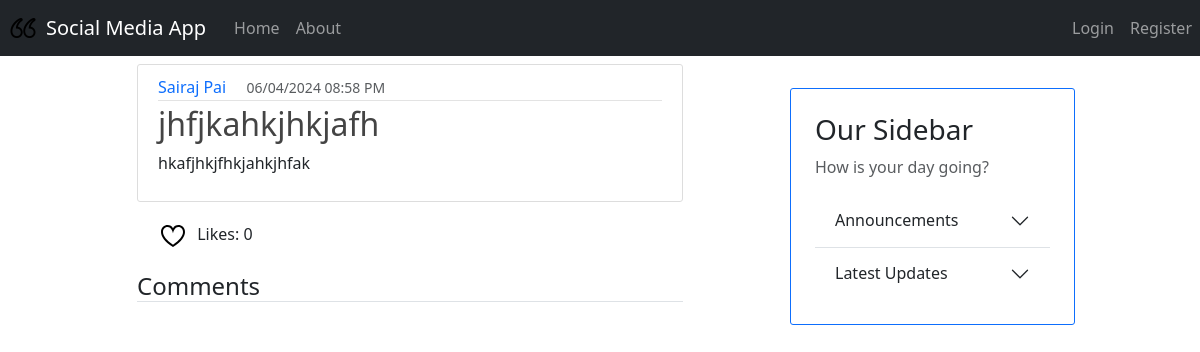
Page /post/10 on the earlier database version.
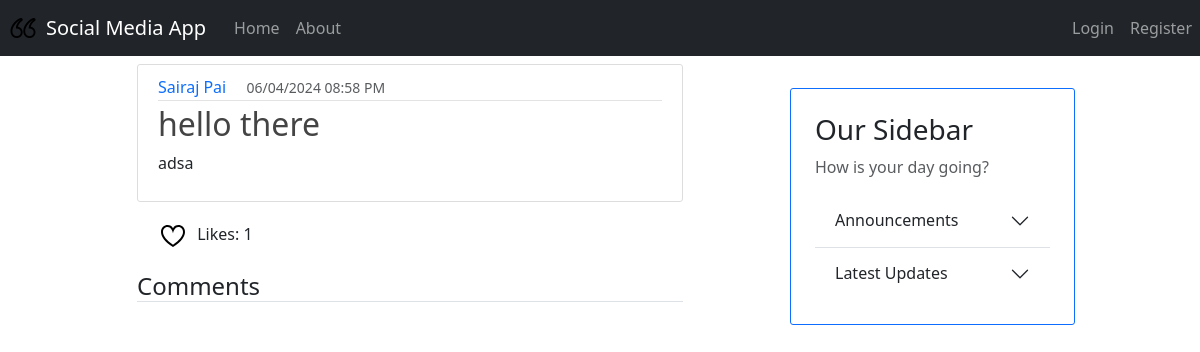
Same page on the later database version.
### models.py (models this page shows, shortened)
class Base(DeclarativeBase): # pylint: disable=too-few-public-methods
    pass

class User(Base, UserMixin): # pylint: disable=too-few-public-methods
    __tablename__ = "user_account"
    username: Mapped[str] = mapped_column(primary_key=True)
    fullname: Mapped[str] = mapped_column(nullable=False)
    email: Mapped[str] = mapped_column(nullable=False, unique=True)
    password: Mapped[str] = mapped_column(nullable=False)
    profile_pic_url: Mapped[Optional[str]] = mapped_column(default="user.png")
    posts: Mapped[List["Posts"]] = relationship(back_populates="owner")

class Posts(Base): # pylint: disable=too-few-public-methods
    __tablename__ = "posts"
    id: Mapped[int] = mapped_column(primary_key=True)
    title: Mapped[str] = mapped_column(nullable=False)
    text: Mapped[str] = mapped_column(nullable=False)
    image: Mapped[Optional[str]] = mapped_column()
    likes: Mapped[List["Likes"]] = relationship(back_populates="post")
    timestamp: Mapped[int] = mapped_column(nullable=False)
    owner_id: Mapped[str] = mapped_column(ForeignKey("user_account.username"))
    owner: Mapped["User"] = relationship(back_populates="posts")
    comments: Mapped[List["Comments"]] = relationship(back_populates="post")
    no_of_likes = column_property(
        select(func.count(Likes.id))
        .where(Likes.liked_post_id == id)
        .scalar_subquery()
    )

### app.py (the view)
@app.route("/post/<int:post_id>", methods=['GET', 'POST'])
def post(post_id):
    post = db.session.execute(db.select(Posts).where(Posts.id == post_id)).scalar_one_or_none()
    tz = timezone("Asia/Kolkata")
    comment = db.session.execute(db.select(Comments).where(id == post_id)).scalars()
    if current_user.is_authenticated:
        has_liked = db.session.execute(select(Likes)
                                       .where(Likes.liked_by_id == current_user.username)
                                       .where(Likes.liked_post_id == post_id)
                                       ).scalar_one_or_none()
        form = CommentForm()
        if form.validate_on_submit() :
            comment = Comments(
                        text=form.text.data,
                        created_by=current_user,
                        post_id = post_id,
                        )
            db.session.add(comment)
            post.comments.append(comment)
            comment.created_by = current_user
            db.session.commit()
            for comment in post.comments:
                print(comment)
            flash('Comment Created!', 'success')
        return render_template('post.html', post=post,datetime=datetime,comments=post.comments,form=form,tz=tz, has_liked=has_liked)
    else:
        return render_template('post.html', post=post,datetime=datetime,comments=post.comments,form=None,tz=tz)

### templates/post.html (shortened to what this page needs)
{% extends "layout.html" %}
{% block content %}
<article class="media content-section">
    <div class="media-body">
        <div class="article-metadata">
            <a class="text-decoration-none me-3" href="#">{{ post.owner.fullname }}</a>
              <small class="text-muted">{{ datetime.fromtimestamp(post.timestamp, tz=tz).strftime('%d/%m/%Y %I:%M %p') }}</small>
        </div>
            <h2 class="article-title">{{ post.title }}</h2>
            <p class="article-content">{{ post.text }}</p>
    </div>
</article>
    <div class="mt-2 mb-4 ms-4">
        <div class="button" onclick="location.href='{{ url_for('like_post', post_id=post.id) }}';">
            {% if has_liked %}
                <img src="{{ url_for('static', filename='liked.svg') }}" class="me-2 likeButton">
            {% else %}
                <img src="{{ url_for('static', filename='notliked.svg') }}" class="me-2 likeButton">
            {% endif %}
            Likes: {{ post.no_of_likes }}
        </div>
    </div>
        <div class="media-body">
        <h4 class="border-bottom mt-4">Comments</h4>
    </div>
<br>
{% endblock %}

### templates/layout.html (shortened to what this page needs)
<!DOCTYPE html>
<html lang="en">
<head>
    <link href="https://cdn.jsdelivr.net/npm/bootstrap@5.3.3/dist/css/bootstrap.min.css" rel="stylesheet">
    <link rel="stylesheet" type="text/css" href="{{ url_for('static', filename='main.css') }}">
</head>
<body>
    <nav class="navbar navbar-expand-md navbar-dark bg-dark mb-2">
         <img src="{{ url_for('static', filename='icon.png') }}" width="30" height="30" class="d-inline-block align-top me-2 ms-2" alt="App Icon">
        <a class="navbar-brand mx-auto" href="#">Social Media App</a>
        <div class="collapse navbar-collapse" id="navbarNav">
            <ul class="navbar-nav">
                <li class="nav-item active">
                    <a class="nav-link" href="{{ url_for('home') }}">Home </a>
                </li>
                <li class="nav-item">
                    <a class="nav-link" href="{{ url_for('about') }}">About</a>
                </li>
            </ul>
            <ul class="navbar-nav ms-auto">
                {% if not current_user.is_authenticated %}
                    <li class="nav-item">
                        <a class="nav-link" href="{{ url_for('login') }}">Login</a>
                    </li>
                    <li class="nav-item">
                        <a class="nav-link" href="{{ url_for('register') }}">Register</a>
                    </li>
                {% endif %}
            </ul>
        </div>
    </nav>
    <div class="container">
        <div class="row align-items-start">
            <div class="col-md-6 offset-md-1 col-12">
                {% block content %}
                {% endblock %}
            </div>
            <div class="col-md-3 offset-md-1 col-10 offset-1 p-4 mt-4 border border-primary content-section">
                <div class="sidebar">
                    <h3>Our Sidebar</h3>
                    <p class='text-muted'>How is your day going?</p>
                    <div class="accordion accordion-flush" id="accordionFlushExample">
                        <div class="accordion-item">
                            <h2 class="accordion-header" id="flush-headingOne">
                                <button class="accordion-button collapsed" type="button" data-bs-toggle="collapse" data-bs-target="#flush-collapseOne" aria-expanded="false" aria-controls="flush-collapseOne">
                                    Announcements
                                </button>
                            </h2>
                        </div>
                        <div class="accordion-item">
                            <h2 class="accordion-header" id="flush-headingTwo">
                                <button class="accordion-button collapsed" type="button" data-bs-toggle="collapse" data-bs-target="#flush-collapseTwo" aria-expanded="false" aria-controls="flush-collapseTwo">
                                    Latest Updates
                                </button>
                            </h2>
                        </div>
                    </div>
                </div>
            </div>
        </div>
    </div>
</body>
</html>

### static/main.css (style rules this page uses)
.content-section { background: #ffffff; padding: 10px 20px; border: 1px solid #dddddd; border-radius: 8px; margin-bottom: 20px; }
#navbarNav { padding-left: 20px; }
.content-section { background: #ffffff; padding: 10px 20px; border: 1px solid #dddddd; border-radius: 3px; margin-bottom: 20px; }
.article-title { color: #444444; }
.article-content { white-space: pre-line; }
.article-metadata { padding-bottom: 1px; margin-bottom: 4px; border-bottom: 1px solid #e3e3e3 }

Differences in the rows shown:
changed Posts: title "jhfjkahkjhkjafh" → "hello there"; text "hkafjhkjfhkjahkjhfak" → "adsa"
Other differences:
{{ post.no_of_likes }}: "0" → "1"
